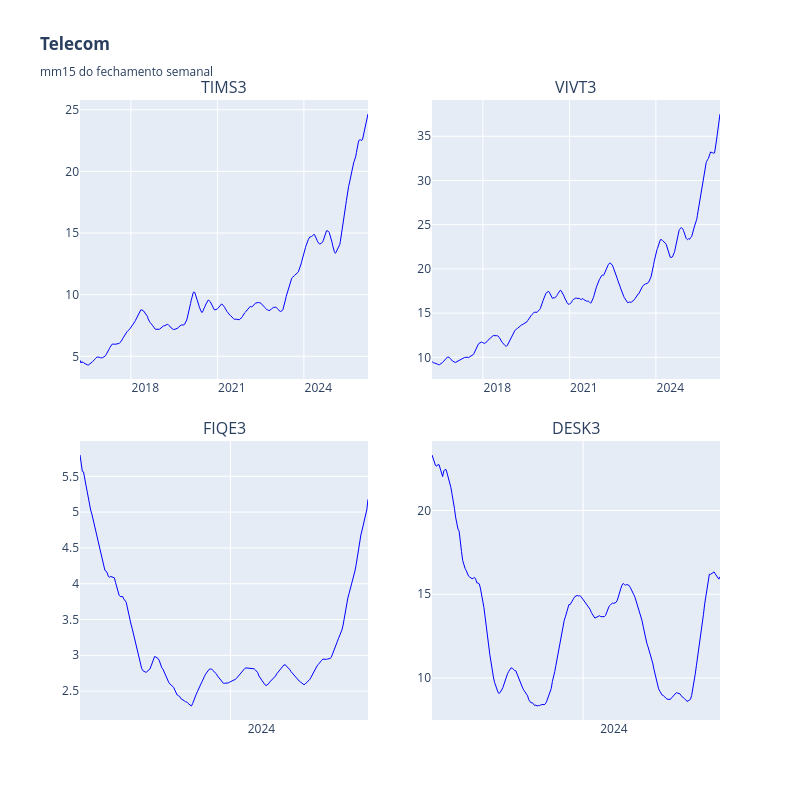

The notebook cell saved with this chart:
### Code cell
# grafico
height=800
width=800

mma = 15
fig = make_subplots(
    rows=math.ceil(len(tickers)/2), cols=2, shared_xaxes=False, 
    subplot_titles=tickers,  
    vertical_spacing=0.1
)

for i, ticker in enumerate(tickers):
    df = data_dict[ticker][('Close', ticker+".SA")]  
    avg = df.rolling(window=mma, min_periods=1).mean()
    
    row = (i // 2) + 1
    col = (i % 2) + 1

    fig.add_trace(go.Scatter(
        x=df.index, y=avg, mode='lines',
        line=dict(color='blue', width=1),
        name="Média", showlegend=False), row=row, col=col)

fig.update_layout(title_text=f"<b>Telecom</b><br><sub>mm{mma} do fechamento semanal</sub>",
                  height= height, width=width)
fig.update_xaxes(rangeslider_visible=False,
    tickformat="%Y",  # Mostrar apenas o ano
    dtick="M36",  # Intervalo de meses entre os ticks
    ticklabelmode="period"  # Coloca o rótulo no início do período)
)
fig.show()

### Figure 1 — Plotly figure (JSON) as saved in the notebook; plotly's stock layout.template omitted (floating-point values rounded to 4 significant figures; data arrays with more than 128 entries replaced by an {"elided": "..."} marker saying what was removed)
{"data": [{"line": {"color": "blue", "width": 1}, "mode": "lines", "name": "Média", "showlegend": false, "type": "scatter", "x": {"elided": "522 str values"}, "xaxis": "x", "y": {"elided": "522 float values"}, "yaxis": "y"}, {"line": {"color": "blue", "width": 1}, "mode": "lines", "name": "Média", "showlegend": false, "type": "scatter", "x": {"elided": "522 str values"}, "xaxis": "x2", "y": {"elided": "522 float values"}, "yaxis": "y2"}, {"line": {"color": "blue", "width": 1}, "mode": "lines", "name": "Média", "showlegend": false, "type": "scatter", "x": {"elided": "244 str values"}, "xaxis": "x3", "y": {"elided": "244 float values"}, "yaxis": "y3"}, {"line": {"color": "blue", "width": 1}, "mode": "lines", "name": "Média", "showlegend": false, "type": "scatter", "x": {"elided": "245 str values"}, "xaxis": "x4", "y": {"elided": "245 float values"}, "yaxis": "y4"}], "layout": {"annotations": [{"font": {"size": 16}, "showarrow": false, "text": "TIMS3", "x": 0.225, "xanchor": "center", "xref": "paper", "y": 1, "yanchor": "bottom", "yref": "paper"}, {"font": {"size": 16}, "showarrow": false, "text": "VIVT3", "x": 0.775, "xanchor": "center", "xref": "paper", "y": 1, "yanchor": "bottom", "yref": "paper"}, {"font": {"size": 16}, "showarrow": false, "text": "FIQE3", "x": 0.225, "xanchor": "center", "xref": "paper", "y": 0.45, "yanchor": "bottom", "yref": "paper"}, {"font": {"size": 16}, "showarrow": false, "text": "DESK3", "x": 0.775, "xanchor": "center", "xref": "paper", "y": 0.45, "yanchor": "bottom", "yref": "paper"}], "height": 800, "title": {"text": "<b>Telecom</b><br><sub>mm15 do fechamento semanal</sub>"}, "width": 800, "xaxis": {"anchor": "y", "domain": [0, 0.45], "dtick": "M36", "rangeslider": {"visible": false}, "tickformat": "%Y", "ticklabelmode": "period"}, "xaxis2": {"anchor": "y2", "domain": [0.55, 1], "dtick": "M36", "rangeslider": {"visible": false}, "tickformat": "%Y", "ticklabelmode": "period"}, "xaxis3": {"anchor": "y3", "domain": [0, 0.45], "dtick": "M36", "rangeslider": {"visible": false}, "tickformat": "%Y", "ticklabelmode": "period"}, "xaxis4": {"anchor": "y4", "domain": [0.55, 1], "dtick": "M36", "rangeslider": {"visible": false}, "tickformat": "%Y", "ticklabelmode": "period"}, "yaxis": {"anchor": "x", "domain": [0.55, 1]}, "yaxis2": {"anchor": "x2", "domain": [0.55, 1]}, "yaxis3": {"anchor": "x3", "domain": [0, 0.45]}, "yaxis4": {"anchor": "x4", "domain": [0, 0.45]}}}
